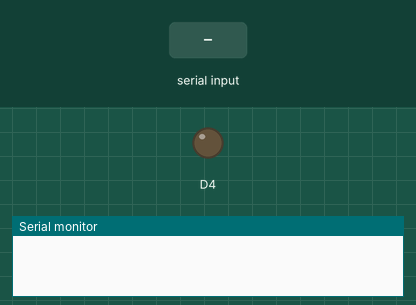
A sketch run on a simulated ESP8266 (NodeMCU). Shown: output pins drawn as LEDs (lit = HIGH), the last lines printed to the serial monitor. The inputs (shaded band) are chosen by the test bench.

Above: at 1.2 s.
1.3 s: "E" received over Serial
At 2.5 s:
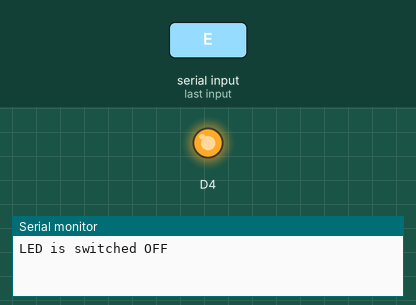
2.8 s: "B" received over Serial
At 3.9 s:
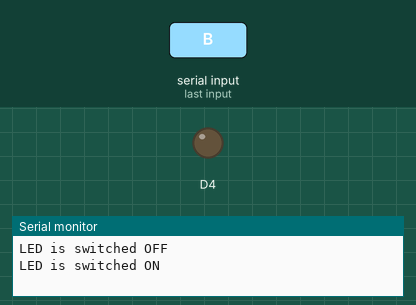
Timing chart, 0 to 5.8 s (numbered marks = the images above; inputs shaded):
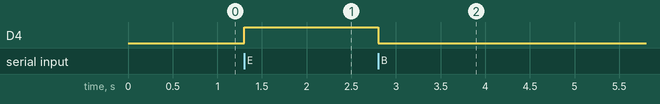

The sketch:

Blink_Project_Abisade.ino
```cpp
//Blink code by Bisade

byte recievedByte = 0;
void setup() {

// initialize digital pin D4 as an output
Serial.begin(230400);
pinMode(D4, OUTPUT);
}

// Loop finction to run repeatedly:
void loop() {

  if(Serial.available()> 0)            // Is there any character coming through the serial port?
  {
    recievedByte = Serial.read();      // If there is a character, read it.

    if(recievedByte=='E'){
      digitalWrite(D4, HIGH);         // turn off LED
      Serial.println("LED is switched OFF");
    }
    else if(recievedByte=='B'){
      digitalWrite(D4, LOW);          // turn on LED
      Serial.println("LED is switched ON");

    }
  }
}
```

Measured:
- after the input at 1.3 s, D4: LOW → HIGH at once
- after the input at 2.8 s, D4: HIGH → LOW at once
